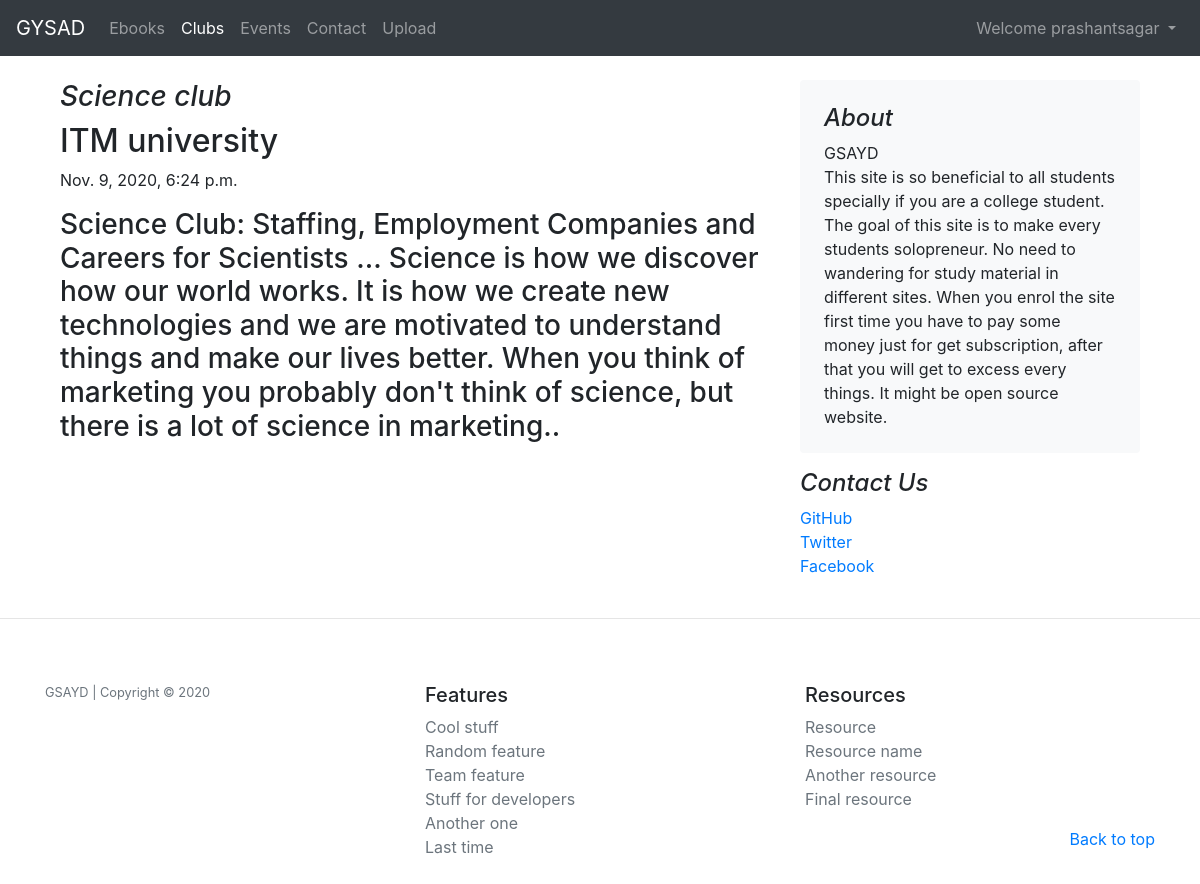
/club/clubpost/1 (signed in), run on the app's committed database.
### club/models.py (models this page shows, shortened)
class Club(models.Model):
    post_id = models.AutoField(primary_key=True)
    title = models.CharField(max_length=210)
    author = models.CharField(max_length=100)
    content = models.TextField()
    slug = models.CharField(max_length=130,default="")
    timestamp = models.DateTimeField(blank=True)
    image = models.ImageField(upload_to='images/club',default="")

### club/views.py (the view)
# urls.py: path("clubpost/<int:id>", views.clubpost, name="clubpost")
def clubpost (request, id):
    post = Club.objects.filter(post_id=id) [0]
    return render(request, 'clubpost.html', {'post': post})

### templates/clubpost.html (shortened to what this page needs)
{% extends 'main.html' %}
{% block clubactive %} active {% endblock clubactive %}
{% block body %}
<div class="container">
    <main role="main" class="container">
        <div class="row my-4">
            <div class="col-md-8 blog-main">
                <h3 class="font-italic">
                    {{post.title}}
                </h3>
                <div class="blog-post">
                    <h2 class="blog-post-title">{{post.author}}</h2>
                    <p class="blog-post-meta">{{post.timestamp}}
                    </p>
                    <h3>{{post.content}}</h3>
                </div>
            </div>
            <aside class="col-md-4">
                <div class="p-4 mb-3 bg-light rounded">
                    <h4 class="font-italic">About</h4>
                    <p class="mb-0">GSAYD <em> </em><br>
This site is so beneficial to all students specially if you are a college student. The goal of this site is to make every students solopreneur. No need to wandering for study material in different sites. When you enrol the site first time you have to pay some money just for get subscription, after that you will get to excess every things. It might be open source website.
</p>
                </div>
                <h4 class="font-italic ">Contact Us</h4>
                <ol class="list-unstyled">
                    <li><a href="https://github.com/prashantsagar73">GitHub</a></li>
                    <li><a href="#">Twitter</a></li>
                    <li><a href="#">Facebook</a></li>
                </ol>
            </aside>
        </div>
    </main>
</div>
{% endblock %}

### templates/main.html (shortened to what this page needs)
<!doctype html>
<html lang="en">
  <head>
    <link href="https://unpkg.com/tailwindcss@^1.0/dist/tailwind.min.css" rel="stylesheet">
    <link rel="stylesheet" href="https://stackpath.bootstrapcdn.com/bootstrap/4.5.2/css/bootstrap.min.css">
  </head>
<body>
<nav class="navbar navbar-expand-lg navbar-dark bg-dark">
  <a class="navbar-brand" href="/">GYSAD</a>
         {% if user.is_authenticated %}
    <div class="collapse navbar-collapse" id="navbarSupportedContent">
    <ul class="navbar-nav mr-auto">
      <li class="nav-item {% block ebookactive %} {% endblock ebookactive %}">
        <a class="nav-link" href="/ebook">Ebooks</a>
      </li>
      <li class="nav-item {% block clubactive %} {% endblock clubactive %}">
        <a class="nav-link" href="/club">Clubs</a>
      </li>
      <li class="nav-item {% block eventsactive %} {% endblock eventsactive %}">
        <a class="nav-link" href="/events">Events</a>
      </li>
      <li class="nav-item {% block contactactive %} {% endblock contactactive %}">
        <a class="nav-link" href="/contact">Contact</a>
      </li>
        <li class="nav-item {% block fileuploaderactive %} {% endblock fileuploaderactive  %}">
        <a class="nav-link" href="/fileuploader">Upload</a>
      </li>
    </ul>
    </div>
                <ul class='navbar-nav'>
                 <li class="nav-item dropdown">
        <a class="nav-link dropdown-toggle" href="#" id="navbarDropdown" role="button" data-toggle="dropdown" aria-haspopup="true" aria-expanded="false">
          Welcome {{request.user}}
        </a>
      </li>
      </ul>
      {% else %}
          <button type="button" class="btn btn-success mx-2" data-toggle="modal" data-target="#loginModal">Login</button>
          <button type="button" class="btn btn-success mx-2" data-toggle="modal" data-target="#signupModal">SignUp</button>
          {% endif %}
</nav>
{% block body %}
{% endblock body %}
<hr>
<footer class="container py-5">
  <div class="row">
    <div class="col-12 col-md">
      <small class="d-block mb-3 text-muted"> GSAYD | Copyright © 2020</small>
    </div>
    <div class="col-6 col-md">
      <h5>Features</h5>
      <ul class="list-unstyled text-small">
        <li><a class="text-muted" href="#">Cool stuff</a></li>
        <li><a class="text-muted" href="#">Random feature</a></li>
        <li><a class="text-muted" href="#">Team feature</a></li>
        <li><a class="text-muted" href="#">Stuff for developers</a></li>
        <li><a class="text-muted" href="#">Another one</a></li>
        <li><a class="text-muted" href="#">Last time</a></li>
      </ul>
    </div>
    <div class="col-6 col-md">
      <h5>Resources</h5>
      <ul class="list-unstyled text-small">
        <li><a class="text-muted" href="#">Resource</a></li>
        <li><a class="text-muted" href="#">Resource name</a></li>
        <li><a class="text-muted" href="#">Another resource</a></li>
        <li><a class="text-muted" href="#">Final resource</a></li>
      </ul>
<p class="float-right">
      <a href="#">Back to top</a>
    </p>
  </div>
</footer>
<body>
  </body>
</html>

### data on the page
Club: title "Science club", author "ITM university", timestamp "Nov. 9, 2020, 6:24 p.m.", content "Science Club: Staffing, Employment Companies and Careers for Scientists ... Science is how we discover how our world works. It is how we create new technologies and we are motivated to understand things and make our lives better. When you think of marketing you probably don't think of science, but there is a lot of science in marketing.."

### other printed values
{{ request.user }} "prashantsagar"
